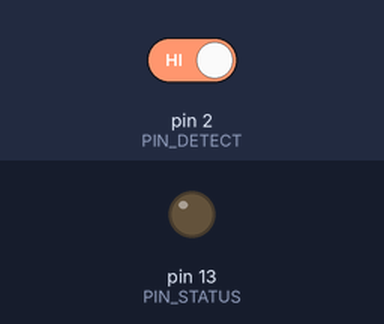
This sketch was run on a simulated Arduino Uno, built with avr-gcc and run on an emulated ATmega328P. Shown: output pins drawn as LEDs (lit = HIGH). The inputs (shaded band) are chosen by the test bench; at power-on: pin 2 (PIN_DETECT) HIGH. What the sketch prints to the serial monitor is not drawn.

Above: at 1.2 s.
1.3 s: pin 2 (PIN_DETECT) driven LOW
At 1.7 s:
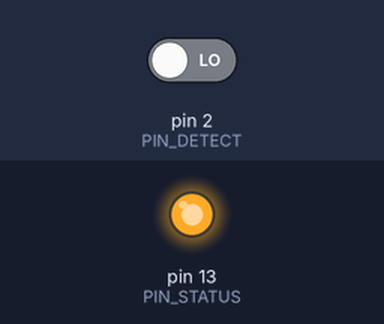
2.8 s: pin 2 (PIN_DETECT) driven HIGH
At 3.9 s:
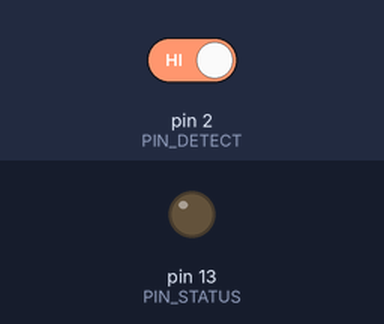
Timing chart, 0 to 5.8 s (numbered marks = the images above; inputs shaded):
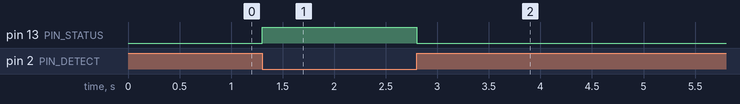

The sketch:

emitter_template_0_1.ino
```cpp
/*
That's how you see if a beam is interrupted or not.
The line enableIROut(38) modulate the IT beam to 38 KHz, which is the frequence where the
works best.
*/
#include <IRremote.h>

#define PIN_IR 3//LED IR
#define PIN_DETECT 2//data out of the IR sensor
#define PIN_STATUS 13//LED normal

IRsend irsend;
void setup()
{
  Serial.begin(9600);
  pinMode(PIN_DETECT, INPUT);
  pinMode(PIN_STATUS, OUTPUT);
  irsend.enableIROut(38);
  irsend.mark(0);
}

void loop() {
  digitalWrite(PIN_STATUS, !digitalRead(PIN_DETECT));
  Serial.println(digitalRead(PIN_DETECT));
}
```

Measured:
- after the input at 1.3 s, pin 13 (PIN_STATUS): LOW → HIGH at once
- after the input at 2.8 s, pin 13 (PIN_STATUS): HIGH → LOW at once
